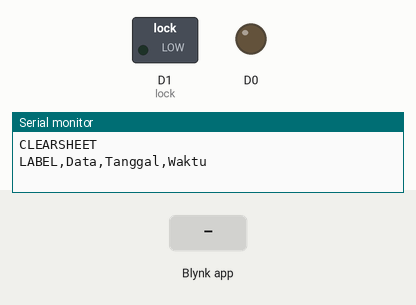
A sketch run on a simulated ESP8266 (NodeMCU). On the bench: switched loads named in the sketch (green lamp = pin HIGH), output pins drawn as LEDs (lit = HIGH), the last lines printed to the serial monitor. The test bench sets the inputs (shaded band). WiFi joins after 1.5 s; servers stay silent unless stated.

Above: at 3.0 s.
3.1 s: Blynk app writes 1 to V3
At 3.7 s:
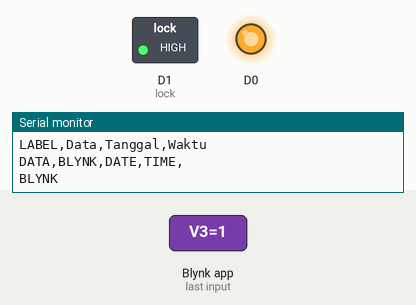
7.6 s: Blynk app writes 0 to V3
At 10.4 s:
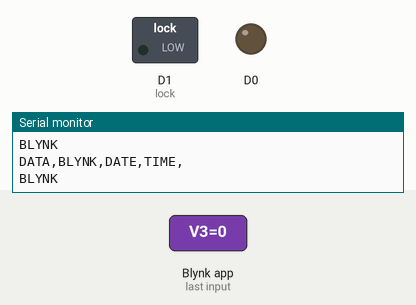
Timing chart, 0 to 11.9 s (numbered marks = the images above; inputs shaded):
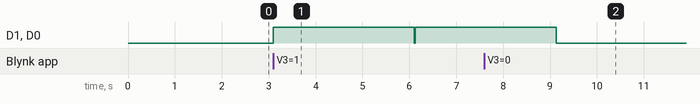

Measured:
- after the input at 3.1 s, D1 (lock), D0: LOW → HIGH at once, → LOW 3.0 s later, → HIGH 0.03 s later
- after the input at 7.6 s, D1 (lock), D0: goes on until 9.1 s, then stays LOW

The sketch:

door-lock-rfid.ino
```cpp
#include <SPI.h>
#include <MFRC522.h>
#define BLYNK_PRINT Serial
#include <ESP8266WiFi.h>
#include <BlynkSimpleEsp8266.h>

#define SS_PIN 4  // sda
#define RST_PIN 2


int lock = D1;

MFRC522 mfrc522(RST_PIN, SS_PIN);        // Create MFRC522 instance.
char auth[] ="jpLI9iEBWm8ifGn9IP4ZIYEz4B3xEcpO";    //Blynk Authentication Token -- sent via Email from Blynk

char ssid[] = "Redmi";   //Enter WiFi Name
char pass[] = "cobajadulu";   //Enter Wifi Password

SimpleTimer timer;
int eflag = 0;
int openDoor = 0;
WidgetLCD lcd(V5);
WidgetTerminal terminal(V2);

void setup() {
    Serial.begin(9600);        // Initialize serial communications with the PC
    Blynk.begin(auth, ssid, pass, "iot.amikom.ac.id", 8080);
    pinMode(lock,OUTPUT);
    digitalWrite(lock, LOW);
    SPI.begin();                // Init SPI bus
    mfrc522.PCD_Init();        // Init MFRC522 card
        //Serial.println("Scan a MIFARE Classic PICC to demonstrate Value Blocks.");
    timer.setInterval(1000L, iot_rfid);
    pinMode(D0, OUTPUT);

    lcd.clear();
    lcd.print(0,0, "SMARTDOOR LOCK");
    lcd.print(0,1, "< DOOR CLOSE >");

    SPI.begin();
    Serial.println("CLEARSHEET");
    Serial.println("LABEL,Data,Tanggal,Waktu");
}

void loop() {

  timer.run(); // Initiates SimpleTimer
  Blynk.run();
          // Open Door button blynk
  if(openDoor == 1){
    // LCD
    lcd.clear();
    lcd.print(0,0, "SMARTDOOR LOCK");
    lcd.print(0,1, "< DOOR OPEN >");

    String openBlynk = "BLYNK";
    // Excel
    Serial.print("DATA,");
    Serial.print(openBlynk);
    Serial.print(",");
    Serial.print("DATE");
    Serial.print(",");
    Serial.print("TIME");
    Serial.print(",");
    Serial.println("");

    Serial.println(openBlynk);
    Blynk.virtualWrite(V2, openBlynk);

    // LOCK
    digitalWrite(lock, HIGH);
    digitalWrite(D0, HIGH);
    delay(3000);
    digitalWrite(lock, LOW);
    digitalWrite(D0, LOW);

    // LCD
    lcd.clear();
    lcd.print(0,0, "SMARTDOOR LOCK");
    lcd.print(0,1, "< DOOR CLOSE >");
  }

}

void iot_rfid()
{

        // Prepare key - all keys are set to FFFFFFFFFFFFh at chip delivery from the factory.
        MFRC522::MIFARE_Key key;
        for (byte i = 0; i < 6; i++) {
                key.keyByte[i] = 0xFF;
        }
        // Look for new cards
        if ( ! mfrc522.PICC_IsNewCardPresent()) {
                return;
        }

        // Select one of the cards
        if ( ! mfrc522.PICC_ReadCardSerial()) {
                return;
        }
        // Now a card is selected. The UID and SAK is in mfrc522.uid.

        // Dump UID
        Serial.print("Card UID:");
        for (byte i = 0; i < mfrc522.uid.size; i++) {
               Serial.print(mfrc522.uid.uidByte[i] < 0x10 ? " 0" : " ");
               Serial.print(mfrc522.uid.uidByte[i], DEC);
        }
        Serial.println();

        // Dump PICC type
        byte piccType = mfrc522.PICC_GetType(mfrc522.uid.sak);
    //    Serial.print("PICC type: ");
//Serial.println(mfrc522.PICC_GetTypeName(piccType));
        if (        piccType != MFRC522::PICC_TYPE_MIFARE_MINI
                &&        piccType != MFRC522::PICC_TYPE_MIFARE_1K
                &&        piccType != MFRC522::PICC_TYPE_MIFARE_4K) {
                //Serial.println("This sample only works with MIFARE Classic cards.");
                return;
        }


        // Enter RFID Tag ID here
        if(( (mfrc522.uid.uidByte[0] == 03) && (mfrc522.uid.uidByte[1] == 199) && (mfrc522.uid.uidByte[2] == 140) && (mfrc522.uid.uidByte[3] == 246)) && (eflag == 1) )
        {
          lcd.clear();
          lcd.print(0,0, "SMARTDOOR LOCK");
          lcd.print(0,1, "< DOOR OPEN >");

          String kartu1 = "KARTU AKSES 1";
          Serial.print("DATA,");
          Serial.print(kartu1);
          Serial.print(",");
          Serial.print("DATE");
          Serial.print(",");
          Serial.print("TIME");
          Serial.print(",");
          Serial.println("");

         Serial.println(kartu1);
         Blynk.virtualWrite(V2, kartu1 );
         digitalWrite(lock, HIGH);
         digitalWrite(D0, HIGH);
         delay(3000);
         digitalWrite(lock, LOW);
         digitalWrite(D0, LOW);
          lcd.clear();
          lcd.print(0,0, "SMARTDOOR LOCK");
          lcd.print(0,1, "< DOOR CLOSE >");
        }
       else
        Serial.println("Unregistered User");

}


BLYNK_WRITE(V3)
{
   openDoor = param.asInt();
}

BLYNK_WRITE(V4)
{
   eflag = param.asInt(); // assigning incoming value from pin V4 to a variable
}
```
